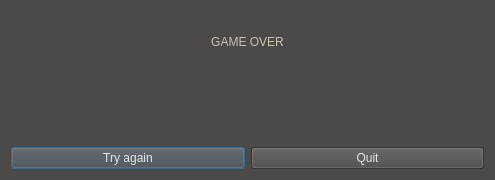
<?xml version="1.0" encoding="UTF-8"?>
<ui version="4.0">
 <class>Over</class>
 <widget class="QDialog" name="Over">
  <property name="geometry">
   <rect>
    <x>0</x>
    <y>0</y>
    <width>495</width>
    <height>180</height>
   </rect>
  </property>
  <property name="windowTitle">
   <string>Over</string>
  </property>
  <property name="styleSheet">
   <string notr="true">font: 75 12pt &quot;Clear Sans&quot;;
background-color: rgb(76, 74, 72);
color: rgb(230,230,230);</string>
  </property>
  <layout class="QVBoxLayout" name="verticalLayout">
   <item>
    <widget class="QLabel" name="label">
     <property name="styleSheet">
      <string notr="true">color: rgb(204, 192, 179);
font: 75 22pt &quot;Clear Sans&quot;;</string>
     </property>
     <property name="text">
      <string>&lt;html&gt;&lt;head/&gt;&lt;body&gt;&lt;p align=&quot;center&quot;&gt;GAME OVER&lt;/p&gt;&lt;/body&gt;&lt;/html&gt;</string>
     </property>
    </widget>
   </item>
   <item>
    <widget class="QLabel" name="label_score">
     <property name="styleSheet">
      <string notr="true">color: rgb(204, 192, 179);
font: 75 22pt &quot;Clear Sans&quot;;</string>
     </property>
     <property name="text">
      <string/>
     </property>
    </widget>
   </item>
   <item>
    <layout class="QHBoxLayout" name="horizontalLayout">
     <item>
      <widget class="QPushButton" name="but_newgame">
       <property name="palette">
        <palette>
         <active>
          <colorrole role="WindowText">
           <brush brushstyle="SolidPattern">
            <color alpha="255">
             <red>230</red>
             <green>230</green>
             <blue>230</blue>
            </color>
           </brush>
          </colorrole>
          <colorrole role="Button">
           <brush brushstyle="SolidPattern">
            <color alpha="255">
             <red>76</red>
             <green>74</green>
             <blue>72</blue>
            </color>
           </brush>
          </colorrole>
          <colorrole role="Text">
           <brush brushstyle="SolidPattern">
            <color alpha="255">
             <red>230</red>
             <green>230</green>
             <blue>230</blue>
            </color>
           </brush>
          </colorrole>
          <colorrole role="ButtonText">
           <brush brushstyle="SolidPattern">
            <color alpha="255">
             <red>230</red>
             <green>230</green>
             <blue>230</blue>
            </color>
           </brush>
          </colorrole>
          <colorrole role="Base">
           <brush brushstyle="SolidPattern">
            <color alpha="255">
             <red>76</red>
             <green>74</green>
             <blue>72</blue>
            </color>
           </brush>
          </colorrole>
          <colorrole role="Window">
           <brush brushstyle="SolidPattern">
            <color alpha="255">
             <red>76</red>
             <green>74</green>
             <blue>72</blue>
            </color>
           </brush>
          </colorrole>
         </active>
         <inactive>
          <colorrole role="WindowText">
           <brush brushstyle="SolidPattern">
            <color alpha="255">
             <red>230</red>
             <green>230</green>
             <blue>230</blue>
            </color>
           </brush>
          </colorrole>
          <colorrole role="Button">
           <brush brushstyle="SolidPattern">
            <color alpha="255">
             <red>76</red>
             <green>74</green>
             <blue>72</blue>
            </color>
           </brush>
          </colorrole>
          <colorrole role="Text">
           <brush brushstyle="SolidPattern">
            <color alpha="255">
             <red>230</red>
             <green>230</green>
             <blue>230</blue>
            </color>
           </brush>
          </colorrole>
          <colorrole role="ButtonText">
           <brush brushstyle="SolidPattern">
            <color alpha="255">
             <red>230</red>
             <green>230</green>
             <blue>230</blue>
            </color>
           </brush>
          </colorrole>
          <colorrole role="Base">
           <brush brushstyle="SolidPattern">
            <color alpha="255">
             <red>76</red>
             <green>74</green>
             <blue>72</blue>
            </color>
           </brush>
          </colorrole>
          <colorrole role="Window">
           <brush brushstyle="SolidPattern">
            <color alpha="255">
             <red>76</red>
             <green>74</green>
             <blue>72</blue>
            </color>
           </brush>
          </colorrole>
         </inactive>
         <disabled>
          <colorrole role="WindowText">
           <brush brushstyle="SolidPattern">
            <color alpha="255">
             <red>230</red>
             <green>230</green>
             <blue>230</blue>
            </color>
           </brush>
          </colorrole>
          <colorrole role="Button">
           <brush brushstyle="SolidPattern">
            <color alpha="255">
             <red>76</red>
             <green>74</green>
             <blue>72</blue>
            </color>
           </brush>
          </colorrole>
          <colorrole role="Text">
           <brush brushstyle="SolidPattern">
            <color alpha="255">
             <red>230</red>
             <green>230</green>
             <blue>230</blue>
            </color>
           </brush>
          </colorrole>
          <colorrole role="ButtonText">
           <brush brushstyle="SolidPattern">
            <color alpha="255">
             <red>230</red>
             <green>230</green>
             <blue>230</blue>
            </color>
           </brush>
          </colorrole>
          <colorrole role="Base">
           <brush brushstyle="SolidPattern">
            <color alpha="255">
             <red>76</red>
             <green>74</green>
             <blue>72</blue>
            </color>
           </brush>
          </colorrole>
          <colorrole role="Window">
           <brush brushstyle="SolidPattern">
            <color alpha="255">
             <red>76</red>
             <green>74</green>
             <blue>72</blue>
            </color>
           </brush>
          </colorrole>
         </disabled>
        </palette>
       </property>
       <property name="styleSheet">
        <string notr="true"/>
       </property>
       <property name="text">
        <string>Try again</string>
       </property>
      </widget>
     </item>
     <item>
      <widget class="QPushButton" name="but_quit">
       <property name="palette">
        <palette>
         <active>
          <colorrole role="WindowText">
           <brush brushstyle="SolidPattern">
            <color alpha="255">
             <red>230</red>
             <green>230</green>
             <blue>230</blue>
            </color>
           </brush>
          </colorrole>
          <colorrole role="Button">
           <brush brushstyle="SolidPattern">
            <color alpha="255">
             <red>76</red>
             <green>74</green>
             <blue>72</blue>
            </color>
           </brush>
          </colorrole>
          <colorrole role="Text">
           <brush brushstyle="SolidPattern">
            <color alpha="255">
             <red>230</red>
             <green>230</green>
             <blue>230</blue>
            </color>
           </brush>
          </colorrole>
          <colorrole role="ButtonText">
           <brush brushstyle="SolidPattern">
            <color alpha="255">
             <red>230</red>
             <green>230</green>
             <blue>230</blue>
            </color>
           </brush>
          </colorrole>
          <colorrole role="Base">
           <brush brushstyle="SolidPattern">
            <color alpha="255">
             <red>76</red>
             <green>74</green>
             <blue>72</blue>
            </color>
           </brush>
          </colorrole>
          <colorrole role="Window">
           <brush brushstyle="SolidPattern">
            <color alpha="255">
             <red>76</red>
             <green>74</green>
             <blue>72</blue>
            </color>
           </brush>
          </colorrole>
         </active>
         <inactive>
          <colorrole role="WindowText">
           <brush brushstyle="SolidPattern">
            <color alpha="255">
             <red>230</red>
             <green>230</green>
             <blue>230</blue>
            </color>
           </brush>
          </colorrole>
          <colorrole role="Button">
           <brush brushstyle="SolidPattern">
            <color alpha="255">
             <red>76</red>
             <green>74</green>
             <blue>72</blue>
            </color>
           </brush>
          </colorrole>
          <colorrole role="Text">
           <brush brushstyle="SolidPattern">
            <color alpha="255">
             <red>230</red>
             <green>230</green>
             <blue>230</blue>
            </color>
           </brush>
          </colorrole>
          <colorrole role="ButtonText">
           <brush brushstyle="SolidPattern">
            <color alpha="255">
             <red>230</red>
             <green>230</green>
             <blue>230</blue>
            </color>
           </brush>
          </colorrole>
          <colorrole role="Base">
           <brush brushstyle="SolidPattern">
            <color alpha="255">
             <red>76</red>
             <green>74</green>
             <blue>72</blue>
            </color>
           </brush>
          </colorrole>
          <colorrole role="Window">
           <brush brushstyle="SolidPattern">
            <color alpha="255">
             <red>76</red>
             <green>74</green>
             <blue>72</blue>
            </color>
           </brush>
          </colorrole>
         </inactive>
         <disabled>
          <colorrole role="WindowText">
           <brush brushstyle="SolidPattern">
            <color alpha="255">
             <red>230</red>
             <green>230</green>
             <blue>230</blue>
            </color>
           </brush>
          </colorrole>
          <colorrole role="Button">
           <brush brushstyle="SolidPattern">
            <color alpha="255">
             <red>76</red>
             <green>74</green>
             <blue>72</blue>
            </color>
           </brush>
          </colorrole>
          <colorrole role="Text">
           <brush brushstyle="SolidPattern">
            <color alpha="255">
             <red>230</red>
             <green>230</green>
             <blue>230</blue>
            </color>
           </brush>
          </colorrole>
          <colorrole role="ButtonText">
           <brush brushstyle="SolidPattern">
            <color alpha="255">
             <red>230</red>
             <green>230</green>
             <blue>230</blue>
            </color>
           </brush>
          </colorrole>
          <colorrole role="Base">
           <brush brushstyle="SolidPattern">
            <color alpha="255">
             <red>76</red>
             <green>74</green>
             <blue>72</blue>
            </color>
           </brush>
          </colorrole>
          <colorrole role="Window">
           <brush brushstyle="SolidPattern">
            <color alpha="255">
             <red>76</red>
             <green>74</green>
             <blue>72</blue>
            </color>
           </brush>
          </colorrole>
         </disabled>
        </palette>
       </property>
       <property name="styleSheet">
        <string notr="true"/>
       </property>
       <property name="text">
        <string>Quit</string>
       </property>
      </widget>
     </item>
    </layout>
   </item>
  </layout>
 </widget>
 <resources/>
 <connections/>
</ui>
